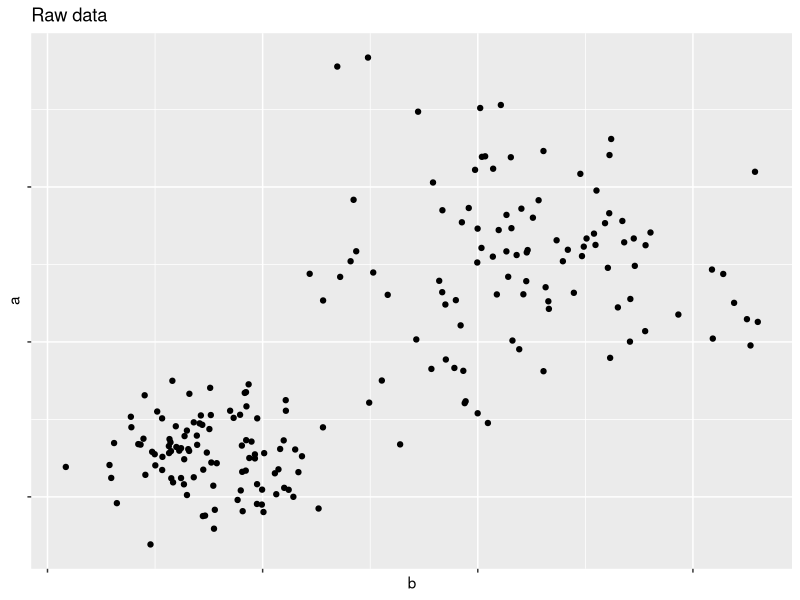
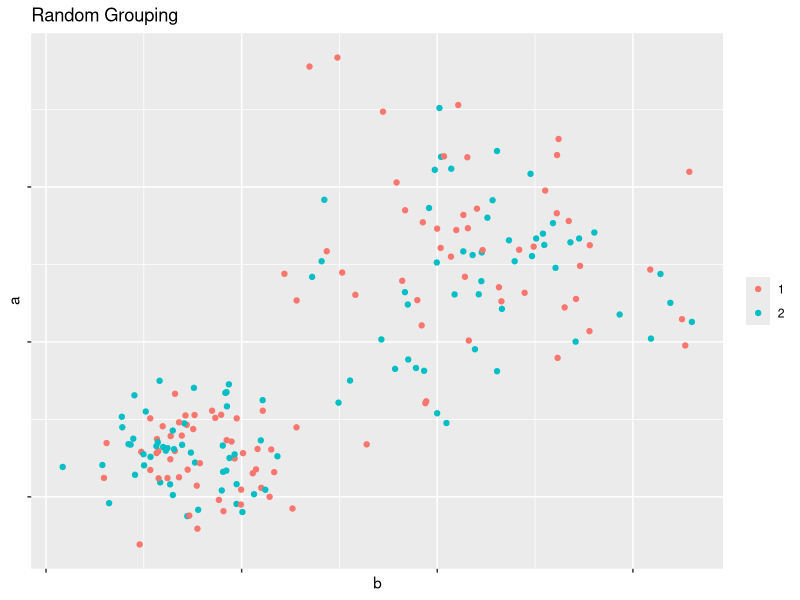
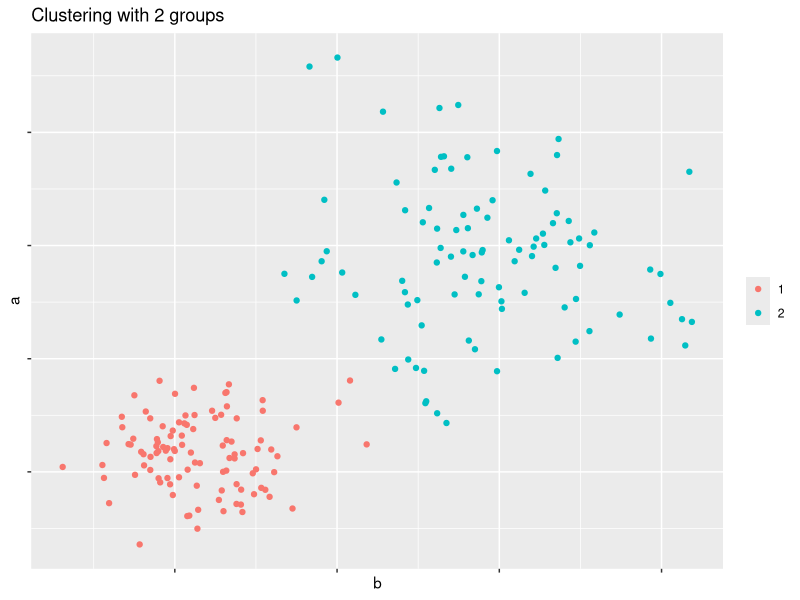
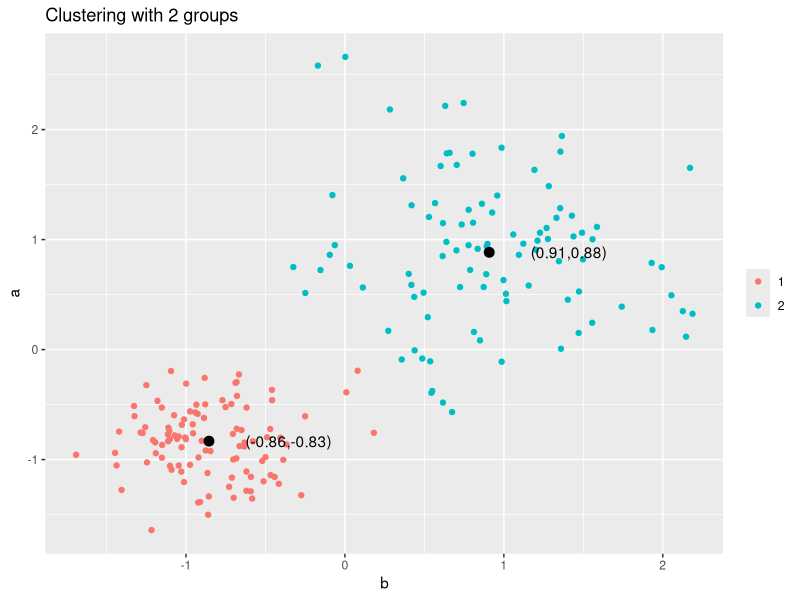
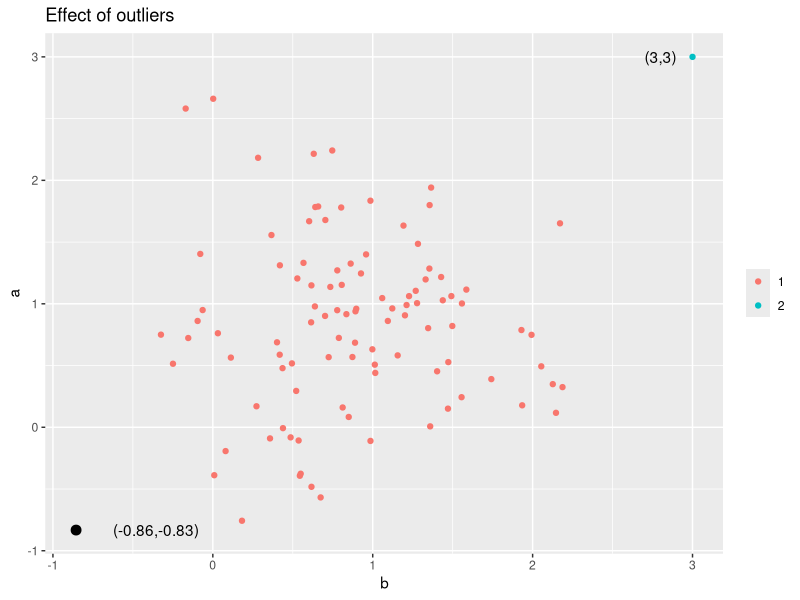
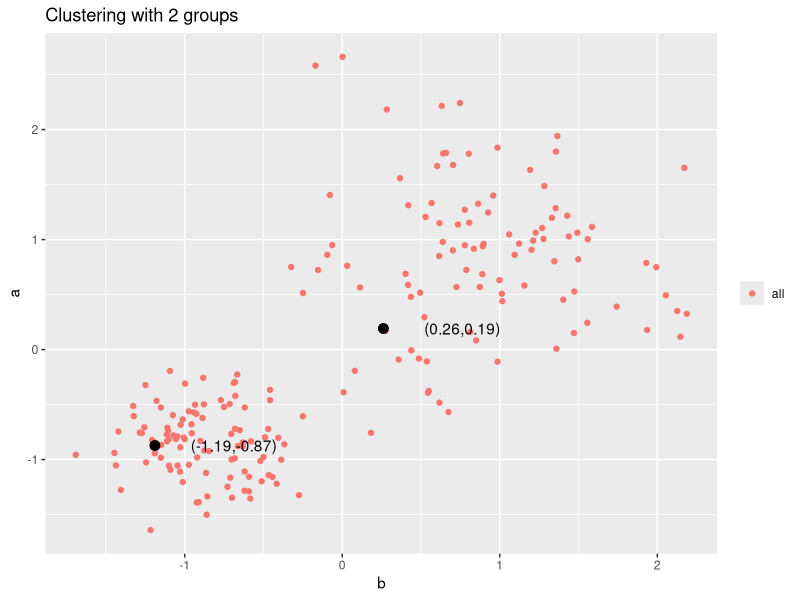
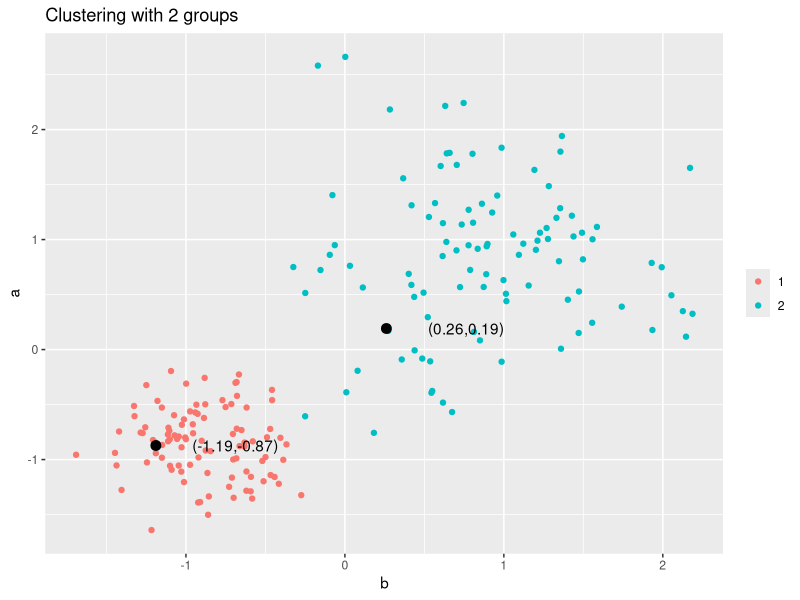
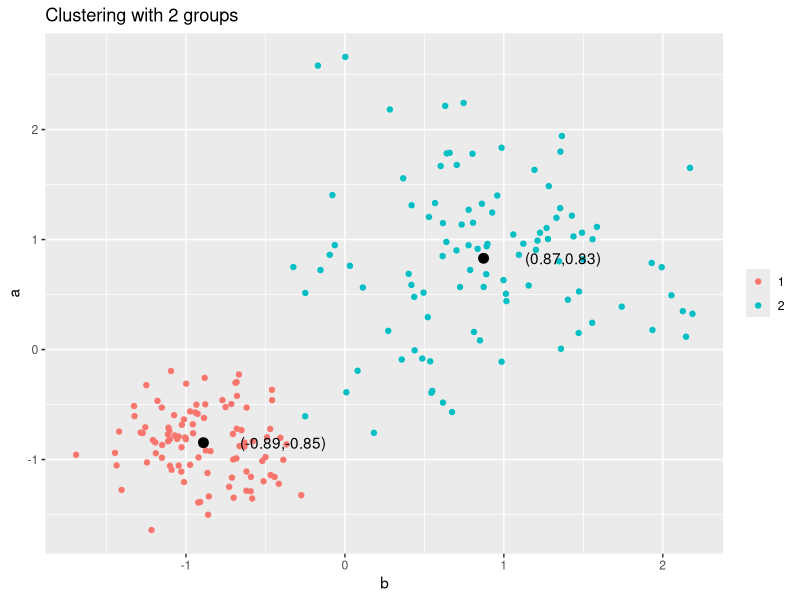

These figures' R source, in order:
## ---- chunk 1
#CHUNK 1
library(ggplot2)
library(gridExtra)
set.seed(1000)
income_male <- rnorm(100, 70000, 10000)
income_female <- rnorm(100, 45000, 5000)
age <- rnorm(100, 65, 10)
age2 <- rnorm(100, 35, 5)

df <- data.frame(a = c(income_male,income_female), b = c(age,age2))

ggplot(data = df, aes(x = b, y = a)) + 
  geom_point() +
  theme(axis.text = element_blank()) +
  ggtitle("Raw data")

## ---- chunk 2
#CHUNK 2
df$group_random <- as.factor(sample(c(1,2), size = 100, replace = TRUE))
ggplot(data = df, aes(x = b, y = a, col = group_random)) + 
  geom_point() +
  theme(axis.text = element_blank(), legend.title = element_blank()) +
  ggtitle("Random Grouping")
## ---- chunk 3
#CHUNK 3
df$group_random <- NULL
df$a <- scale(df$a)
df$b <- scale(df$b)
km2 <- kmeans(df, 2)
df$group2 <- as.factor(km2$cluster)

ggplot(data = df, aes(x = b, y = a, col = group2)) + 
  geom_point() +
  theme(axis.text = element_blank(), legend.title = element_blank()) +
  ggtitle("Clustering with 2 groups")

## ---- chunk 4
#CHUNK 4
df$group_random <- NULL
df$a <- scale(df$a)
df$b <- scale(df$b)
km2 <- kmeans(df, 2)
df$group2 <- as.factor(km2$cluster)

ggplot(data = df, aes(x = b, y = a, col = group2)) + 
  geom_point() +
  annotate("point", x = km2$centers[1,2], y = km2$centers[1,1], size = 3, color = "black") +
  annotate("text", x = km2$centers[1,2] + 0.5, y = km2$centers[1,1], label = paste("(",round(km2$centers[1,2],2),",",round(km2$centers[1,1],2),")",sep = ""), color = "black") +
  annotate("point", x = km2$centers[2,2], y = km2$centers[2,1], size = 3, color = "black") +
  annotate("text", x = km2$centers[2,2] + 0.5, y = km2$centers[2,1], label = paste("(",round(km2$centers[2,2],2),",",round(km2$centers[2,1],2),")",sep = ""), color = "black") +
  ggtitle("Clustering with 2 groups") +
  theme(legend.title = element_blank())

## ---- chunk 5
#CHUNK 5
df.outlier <- rbind(df[c(1:100),c("a", "b")], c(3,3))
df.outlier$cluster <- as.factor(c(rep(1,times = 100),2))

p1 <- ggplot(data = df.outlier, aes(x = b, y = a, col = cluster)) + 
  geom_point() +
  annotate("point", x = km2$centers[1,2], y = km2$centers[1,1], size = 3, color = "black") +
  annotate("text", x = km2$centers[1,2] + 0.5, y = km2$centers[1,1], label = paste("(",round(km2$centers[1,2],2),",",round(km2$centers[1,1],2),")",sep = ""), color = "black") +
  annotate("text", x = 3 - 0.2, y = 3, label = paste("(",3,",",3,")",sep = ""), color = "black") +
  ggtitle("Effect of outliers") +
  theme(legend.title = element_blank())

p1
## ---- chunk 6
#CHUNK 6
set.seed(1000)
income_male <- rnorm(100, 70000, 10000)
income_female <- rnorm(100, 45000, 5000)
age <- rnorm(100, 65000, 10000)
age2 <- rnorm(100, 35000, 5000)

df <- data.frame(a = c(income_male,income_female), b = c(age,age2))

set.seed(200)
df$a <- scale(df$a)
df$b <- scale(df$b)
km2 <- kmeans(df, 2, iter.max = 1, algorithm = "Lloyd")
df$group2 <- as.factor(km2$cluster)

centers1 <- km2$centers

ggplot(data = df, aes(x = b, y = a, col = "all")) + 
  geom_point() +
  annotate("point", x = centers1[1,2], y = centers1[1,1], size = 3, color = "black") +
  annotate("text", x = centers1[1,2] + 0.5, y = centers1[1,1], label = paste("(",round(km2$centers[1,2],2),",",round(centers1[1,1],2),")",sep = ""), color = "black") +
  annotate("point", x = centers1[2,2], y = centers1[2,1], size = 3, color = "black") +
  annotate("text", x = centers1[2,2] + 0.5, y = centers1[2,1], label = paste("(",round(centers1[2,2],2),",",round(centers1[2,1],2),")",sep = ""), color = "black") +
  ggtitle("Clustering with 2 groups") +
  theme(legend.title = element_blank())

## ---- chunk 7
#CHUNK 7
set.seed(200)
df$a <- scale(df$a)
df$b <- scale(df$b)
km2 <- kmeans(df[,c("a","b")], 2, iter.max = 2, algorithm = "Lloyd")
df$group3 <- as.factor(km2$cluster)

ggplot(data = df, aes(x = b, y = a, col = group3)) + 
  geom_point() +
  annotate("point", x = centers1[1,2], y = centers1[1,1], size = 3, color = "black") +
  annotate("text", x = centers1[1,2] + 0.5, y = centers1[1,1], label = paste("(",round(centers1[1,2],2),",",round(centers1[1,1],2),")",sep = ""), color = "black") +
  annotate("point", x = centers1[2,2], y = centers1[2,1], size = 3, color = "black") +
  annotate("text", x = centers1[2,2] + 0.5, y = centers1[2,1], label = paste("(",round(centers1[2,2],2),",",round(centers1[2,1],2),")",sep = ""), color = "black") +
  ggtitle("Clustering with 2 groups") +
  theme(legend.title = element_blank())

## ---- chunk 8
#CHUNK 8
ggplot(data = df, aes(x = b, y = a, col = group3)) + 
  geom_point() +
  annotate("point", x = km2$centers[1,2], y = km2$centers[1,1], size = 3, color = "black") +
  annotate("text", x = km2$centers[1,2] + 0.5, y = km2$centers[1,1], label = paste("(",round(km2$centers[1,2],2),",",round(km2$centers[1,1],2),")",sep = ""), color = "black") +
  annotate("point", x = km2$centers[2,2], y = km2$centers[2,1], size = 3, color = "black") +
  annotate("text", x = km2$centers[2,2] + 0.5, y = km2$centers[2,1], label = paste("(",round(km2$centers[2,2],2),",",round(km2$centers[2,1],2),")",sep = ""), color = "black") +
  ggtitle("Clustering with 2 groups") +
  theme(legend.title = element_blank())

## ---- chunk 9
#CHUNK 9
set.seed(200)
df$a <- scale(df$a)
df$b <- scale(df$b)
km2 <- kmeans(df[,c("a","b")], 2, algorithm = "Lloyd")
df$group4 <- as.factor(km2$cluster)

ggplot(data = df, aes(x = b, y = a, col = group4)) + 
  geom_point() +
  annotate("point", x = km2$centers[1,2], y = km2$centers[1,1], size = 3, color = "black") +
  annotate("text", x = km2$centers[1,2] + 0.5, y = km2$centers[1,1], label = paste("(",round(km2$centers[1,2],2),",",round(km2$centers[1,1],2),")",sep = ""), color = "black") +
  annotate("point", x = km2$centers[2,2], y = km2$centers[2,1], size = 3, color = "black") +
  annotate("text", x = km2$centers[2,2] + 0.5, y = km2$centers[2,1], label = paste("(",round(km2$centers[2,2],2),",",round(km2$centers[2,1],2),")",sep = ""), color = "black") +
  ggtitle("Clustering with 2 groups") +
  theme(legend.title = element_blank())

## ---- chunk 10
#CHUNK 10
set.seed(1000)
income_male <- rnorm(100, 70000, 10000)
income_female <- rnorm(100, 45000, 5000)
age <- rnorm(100, 65, 10)
age2 <- rnorm(100, 35, 5)

df <- data.frame(income = c(income_male,income_female), age = c(age,age2))

km2 <- kmeans(df, 2) # K-means algorithm - the default method is Hamilton-Wong
df$group2 <- as.factor(km2$cluster)

ggplot(data = df, aes(x = age, y = income, col = group2)) + 
  geom_point() +
  ggtitle("Clustering without standardization") +
  theme(legend.title = element_blank())

## ---- chunk 11
#CHUNK 11
set.seed(1000)
income_male <- rnorm(100, 70000, 10000)
income_female <- rnorm(100, 45000, 5000)
age <- rnorm(100, 65000, 10000)
age2 <- rnorm(100, 35000, 5000)

df <- data.frame(a = c(income_male,income_female), b = c(age,age2))

set.seed(200)
df$a <- scale(df$a)
df$b <- scale(df$b)


km1 <- kmeans(df, 1)
df$group <- as.factor(km1$cluster)
p1 <- ggplot(data = df, aes(x = b, y = a, col = group)) + 
      geom_point() +
      ggtitle("k=1")

km2 <- kmeans(df, 2)
df$group <- as.factor(km2$cluster)
p2 <- ggplot(data = df, aes(x = b, y = a, col = group)) + 
      geom_point() +
      ggtitle("k=2")

km3 <- kmeans(df, 3)
df$group <- as.factor(km3$cluster)
p3 <- ggplot(data = df, aes(x = b, y = a, col = group)) + 
      geom_point() +
      ggtitle("k=3")

km4 <- kmeans(df, 4)
df$group <- as.factor(km4$cluster)
p4 <- ggplot(data = df, aes(x = b, y = a, col = group)) + 
      geom_point() +
      ggtitle("k=4")

km5 <- kmeans(df, 5)
df$group <- as.factor(km5$cluster)
p5 <- ggplot(data = df, aes(x = b, y = a, col = group)) + 
      geom_point() +
      ggtitle("k=5")

km6 <- kmeans(df, 6)
df$group <- as.factor(km6$cluster)
p6 <- ggplot(data = df, aes(x = b, y = a, col = group)) + 
      geom_point() +
      ggtitle("k=6")

var.exp <- data.frame(k = c(1:6),
                      bss_tss = c(km1$betweenss/km1$totss,
                                  km2$betweenss/km2$totss,
                                  km3$betweenss/km3$totss,
                                  km4$betweenss/km4$totss,
                                  km5$betweenss/km5$totss,
                                  km6$betweenss/km6$totss))

ggplot(data = var.exp, aes(x = k, y = bss_tss)) + 
  geom_point() + 
  geom_line() +
  annotate("path",
   x=2+0.1*cos(seq(0,2*pi,length.out=100)),
   y=0.76+0.05*sin(seq(0,2*pi,length.out=100)), color = "red") +
  ggtitle("Elbow plot")

library(gridExtra)
grid.arrange(p1,p2,ncol = 2)
grid.arrange(p3,p4,ncol = 2)
grid.arrange(p5,p6,ncol = 2)
## ---- chunk 12
#CHUNK 12
## Set up the data again for use in the hierarchical clustering
set.seed(1000)
income_male <- rnorm(100, 70000, 10000)
income_female <- rnorm(100, 45000, 5000)
age <- rnorm(100, 65, 10)
age2 <- rnorm(100, 35, 5)

df <- data.frame(a = c(income_male,income_female), b = c(age,age2))

df$a <- scale(df$a)
df$b <- scale(df$b)
## ---- chunk 13
#CHUNK 13
# Calculate the dissimilarity structure for our dataset
d_struct <- dist(df)

# Cluster the dissimilarity structure of our data
hc <- hclust(d_struct)
## ---- chunk 14
#CHUNK 14
# Plot the dendrogram of our hierarchical cluster
plot(hc)

# Simple function to create a plot given a dataframe, hclust, and number of clusters
plot_cluster_slice <- function(df, hc, numclusters) {
  df$clusters <- as.factor(cutree(hc, numclusters))
  ggplot(data = df, aes(x = b, y = a, col = clusters)) + 
    geom_point() +
    theme(axis.text = element_blank())
}

plot_cluster_slice(df, hc, 2)
plot_cluster_slice(df, hc, 3)
plot_cluster_slice(df, hc, 10)
